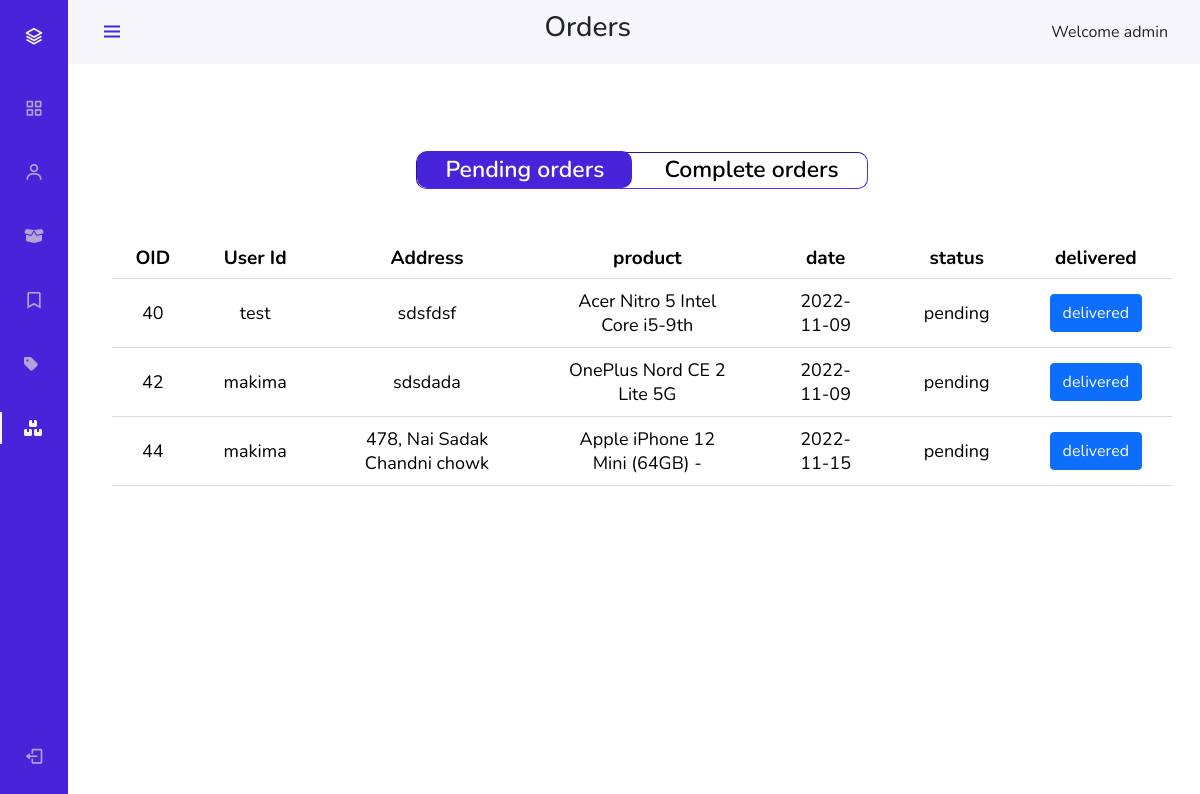
The app's page /admin/orders.php (signed in) with its own data.
### tables this page shows
CREATE TABLE `orders` (
  `oid` int(11) NOT NULL,
  `ogrp_id` int(11) NOT NULL,
  `uid` int(11) NOT NULL,
  `adrid` int(11) NOT NULL,
  `pid` int(11) NOT NULL,
  `qty` int(11) NOT NULL DEFAULT 1,
  `date` date NOT NULL DEFAULT current_timestamp(),
  `status` int(11) NOT NULL DEFAULT 0 COMMENT '0 = pending\r\n1 = delivered'
);

CREATE TABLE `users` (
  `id` int(11) NOT NULL,
  `name` varchar(20) NOT NULL,
  `password` varchar(255) NOT NULL,
  `email` varchar(50) NOT NULL,
  `status` int(2) NOT NULL DEFAULT 0 COMMENT '0= enable,1= Disable'
);

CREATE TABLE `products` (
  `pid` int(11) NOT NULL,
  `pname` varchar(30) NOT NULL,
  `cid` int(11) NOT NULL,
  `subid` int(11) NOT NULL DEFAULT 0,
  `price` int(8) NOT NULL,
  `dis-price` int(8) NOT NULL,
  `desc` varchar(255) NOT NULL,
  `pimg` varchar(100) NOT NULL,
  `status` int(11) NOT NULL DEFAULT 0 COMMENT '0= enable,1= Disable'
);

### admin/orders.php (the view, shortened to what this page needs)
<?php include "../componet/conn.php" ?>
<html>
<head>
    <link rel="stylesheet" href="https://cdn.jsdelivr.net/npm/bootstrap@5.0.0-beta1/dist/css/bootstrap.min.css">
    <link rel="stylesheet" href="https://cdn.jsdelivr.net/npm/bootstrap@5.0.0-beta1/dist/js/bootstrap.bundle.min.js">
    <link rel="stylesheet" href="https://cdnjs.cloudflare.com/ajax/libs/jquery/3.2.1/jquery.min.js">
    <link rel="stylesheet" href="https://cdn.jsdelivr.net/npm/boxicons@latest/css/boxicons.min.css">
    <link rel="stylesheet" href="admin-style.css">
    <link rel="stylesheet" href="https://cdnjs.cloudflare.com/ajax/libs/font-awesome/6.0.0/css/all.min.css" />
</head>
<body>
    <body id="body-pd">
    <nav>
    <header class="header" id="header">
            <div class="header_toggle"> <i class='bx bx-menu' id="header-toggle"></i> </div>
            <div class="header-title"><h3>Orders</h3></div>
            <div>Welcome <?php echo $_SESSION["name"] ?></div>
        </header>
        <div class="l-navbar" id="nav-bar">
            <nav class="nav">
                <div>
                    <a href="index.php" class="nav_logo"> <i class='bx bx-layer nav_logo-icon'></i> <span class="nav_logo-name">EZSOP</span> </a>
                    <div class="nav_list">
                        <a href="index.php" class="nav_link "> <i class='bx bx-grid-alt nav_icon'></i>
                            <span class="nav_name">Dashboard</span> </a>
                        <a href="user.php" class="nav_link"> <i class='bx bx-user nav_icon'></i> <span class="nav_name">Users</span> </a>
                        <a href="products.php" class="nav_link"> <i class="fa-solid fa-box-open"></i> <span class="nav_name">Products</span> </a>
                        <a href="category.php" class="nav_link"> <i class='bx bx-bookmark nav_icon'></i> <span class="nav_name">Catagory</span> </a>
                        <a href="sub-category.php" class="nav_link "> <i class="fa-solid fa-tag"></i> <span class="nav_name">Sub-Category</span> </a>
                         <a href="orders.php" class="nav_link active"> <i class="fa-solid fa-boxes-stacked"></i> <span class="nav_name">Orders</span> </a>
                    </div>
                </div>
                <a href="admin-componet/logout.php" class="nav_link"> <i class='bx bx-log-out nav_icon'></i> <span class="nav_name">SignOut</span> </a>
            </nav>
        </div>
        </nav>
        <div class=" py-5 container">
        <div class="user-subnav">
                <div class="navlinks">
                    <a href="orders.php" class="active">Pending orders</a>
                    <a href="complet-orders.php">Complete orders</a>
                </div>
            </div>
            <table align="center">
                <thead class="t_hading">
                    <tr>
                        <th>OID</th>
                        <th>User Id</th>
                        <th>Address</th>
                        <th>product</th>
                        <th>date</th>
                        <th>status</th>
                        <th>delivered</th>
                    </tr>
                </thead>
                <tbody class="t_body">
                    <?php
                    $select = "SELECT * FROM orders where status=0";
                    $q1 = mysqli_query($con, $select);
                    while ($rec = mysqli_fetch_assoc($q1)) {
                    ?>
                        <tr>
                            <td><?php echo $rec['oid']; ?></td>
                            <?php
                                $finduser = "SELECT * FROM `users` where id={$rec['uid']}";
                                $excfinduser = $con->query($finduser);
                                $user = mysqli_fetch_assoc($excfinduser);
                            ?>
                            <td><?php echo $user["name"]; ?></td>
                            <?php
                                $findaddress = "SELECT * FROM `user-address` where adrid={$rec['adrid']}";
                                $excfindaddress = $con->query($findaddress);
                                $address = mysqli_fetch_assoc($excfindaddress);
                            ?>
                            <td><?php echo $address['address']; ?></td>
                            <?php
                            $findprod = "SELECT * FROM `products` where pid={$rec['pid']}";
                            $excfindprod = $con->query($findprod);
                            $prod = mysqli_fetch_assoc($excfindprod);
                            ?>
                            <td><?php echo $prod['pname']; ?></td>
                            <td><?php echo $rec['date']; ?></td>
                            <td><?php if($rec["status"] == 1){ echo "deliverd"; }else{ echo "pending"; } ?></td>
                            <td>
                                <a disabled onclick="return checkclick()" href="up-ins-del/dis-enb.php?oid=<?php echo $rec['oid'] ?>">
                                    <button class="btn btn-primary">delivered</button></td>
                        </tr>
                    <?php
                    } ?>
                </tbody>
            </table>
        </div>
    </body>
</html>

### admin/admin-style.css (style rules this page uses)
:root { --header-height: 3rem; --nav-width: 68px; --first-color: #4723d9; --first-color-light: #afa5d9; --white-color: #f7f6fb; --body-font: "Nunito", sans-serif; --normal-font-size: 1rem; --z-fixed: 100; }
body { position: relative; margin: var(--header-height) 0 0 0; padding: 0 1rem; font-family: var(--body-font); font-size: var(--normal-font-size); transition: 0.5s; }
a { text-decoration: none; }
.header { width: 100%; height: var(--header-height); position: fixed; top: 0; left: 0; display: flex; align-items: center; justify-content: space-between; padding: 0 1rem; background-color: var(--white-color); z-index: var(--z-fixed); transition: 0.5s; }
.header_toggle { color: var(--first-color); font-size: 1.5rem; cursor: pointer; }
.l-navbar { position: fixed; top: 0; left: -30%; width: var(--nav-width); height: 100vh; background-color: var(--first-color); padding: 0.5rem 1rem 0 0; transition: 0.5s; z-index: var(--z-fixed); }
.nav { height: 100%; display: flex; flex-direction: column; justify-content: space-between; overflow: hidden; }
.nav_logo, .nav_link { display: grid; grid-template-columns: max-content max-content; align-items: center; column-gap: 1rem; padding: 0.5rem 0 0.5rem 1.5rem; }
.nav_logo { margin-bottom: 2rem; }
.nav_logo-icon { font-size: 1.25rem; color: var(--white-color); }
.nav_link { position: relative; color: var(--first-color-light); margin-bottom: 1.5rem; transition: 0.3s; }
.nav_icon { font-size: 1.25rem; }
.active { color: var(--white-color); }
.active::before { content: ""; position: absolute; left: 0; width: 2px; height: 32px; background-color: var(--white-color); }
@media screen and (min-width: 768px) { body { margin: calc(var(--header-height) + 1rem) 0 0 0; padding-left: calc(var(--nav-width) + 2rem); } }
@media screen and (min-width: 768px) { .header { height: calc(var(--header-height) + 1rem); padding: 0 2rem 0 calc(var(--nav-width) + 2rem); } }
@media screen and (min-width: 768px) { .l-navbar { left: 0; padding: 1rem 1rem 0 0; } }
.user-subnav { display: flex; justify-content: center; width: 100%; padding-top: 40px; }
.user-subnav .navlinks { border: 1px #4723d9 inset; border-radius: 10px; }
.user-subnav a { font-size: 23px; color: black; padding: 3px 28px; border-radius: 10px; font-family: var(--body-font); font-weight: 600; }
.user-subnav .active { background-color: #4723d9; color: white; }

### admin/orders.php (style rules this page uses)
table { align-items: center; margin-top: 50px; margin-bottom: 30px; color: black; font-size: 20px; }
.t_hading { height: 40px; text-align: center; }
.t_hading th { text-align: center; border-bottom: 1px rgb(217, 220, 219) solid; font-size: 19px; }
.t_body tr td { padding: 10px 30px; text-align: center; border-bottom: 0.1px rgb(217, 220, 219) solid; font-size: 18px; }

### records on screen
orders: oid "40", uid.name "test", adrid.address "sdsfdsf", pid.pname "Acer Nitro 5 Intel Core i5-9th", date "2022-11-09", status "pending"
orders: oid "42", uid.name "makima", adrid.address "sdsdada", pid.pname "OnePlus Nord CE 2 Lite 5G", date "2022-11-09", status "pending"
orders: oid "44", uid.name "makima", adrid.address "478, Nai Sadak Chandni chowk", pid.pname "Apple iPhone 12 Mini (64GB) -", date "2022-11-15", status "pending"

### other values on screen
$_SESSION["name"] "admin"
